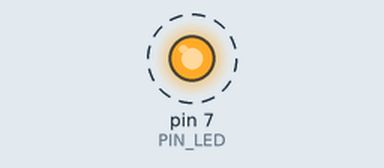
Bench run of a sketch on a simulated Arduino Uno, built with avr-gcc and run on an emulated ATmega328P. On the bench: output pins drawn as LEDs (lit = HIGH). Dashed ring = blinking. At 1.0 s the program stops and its outputs stay as they are.

Above: at 0.05 s.
Timing chart, 0 to 2.5 s (numbered marks = the images above):
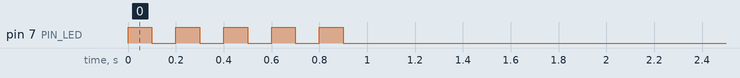

Measured:
- by itself, pin 7 (PIN_LED): alternates HIGH for 0.10 s and LOW for 0.10 s, 9 changes in all, then stays LOW

The sketch:

05_practice_2.ino
```cpp
#define PIN_LED 7
unsigned int toggle;
void setup() {
  pinMode(PIN_LED, OUTPUT);
  Serial.begin(115200);
  while(!Serial) {
    ;
  }
  toggle = 1;
  digitalWrite(PIN_LED, toggle);
}

void loop() {
  for( int i = 0; i< 5; i++) {
    digitalWrite(PIN_LED, 1);
    delay(100);


    digitalWrite(PIN_LED, 0);
    delay(100);
  }
  digitalWrite(PIN_LED,0);

  while(1) {
    ;
  }

}
```
